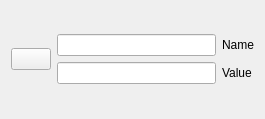
<ui version="4.0" >
 <class>MaterialDialog</class>
 <widget class="QWidget" name="MaterialDialog" >
  <property name="geometry" >
   <rect>
    <x>0</x>
    <y>0</y>
    <width>265</width>
    <height>119</height>
   </rect>
  </property>
  <property name="windowTitle" >
   <string/>
  </property>
  <layout class="QVBoxLayout" >
   <item>
    <layout class="QGridLayout" >
     <item row="0" column="1" >
      <widget class="QLineEdit" name="_name" />
     </item>
     <item row="1" column="1" >
      <widget class="QLineEdit" name="_type" />
     </item>
     <item row="0" column="2" >
      <widget class="QLabel" name="_nameLabel" >
       <property name="text" >
        <string>Name</string>
       </property>
      </widget>
     </item>
     <item row="1" column="2" >
      <widget class="QLabel" name="_valueLabel" >
       <property name="text" >
        <string>Value</string>
       </property>
      </widget>
     </item>
     <item rowspan="2" row="0" column="0" >
      <widget class="QtTools::ColorButton" name="_color" >
       <property name="text" >
        <string/>
       </property>
      </widget>
     </item>
    </layout>
   </item>
  </layout>
 </widget>
 <customwidgets>
  <customwidget>
   <class>QtTools::ColorButton</class>
   <extends>QPushButton</extends>
   <header>QtTools/ColorButton.h</header>
  </customwidget>
 </customwidgets>
 <resources/>
 <connections/>
</ui>
